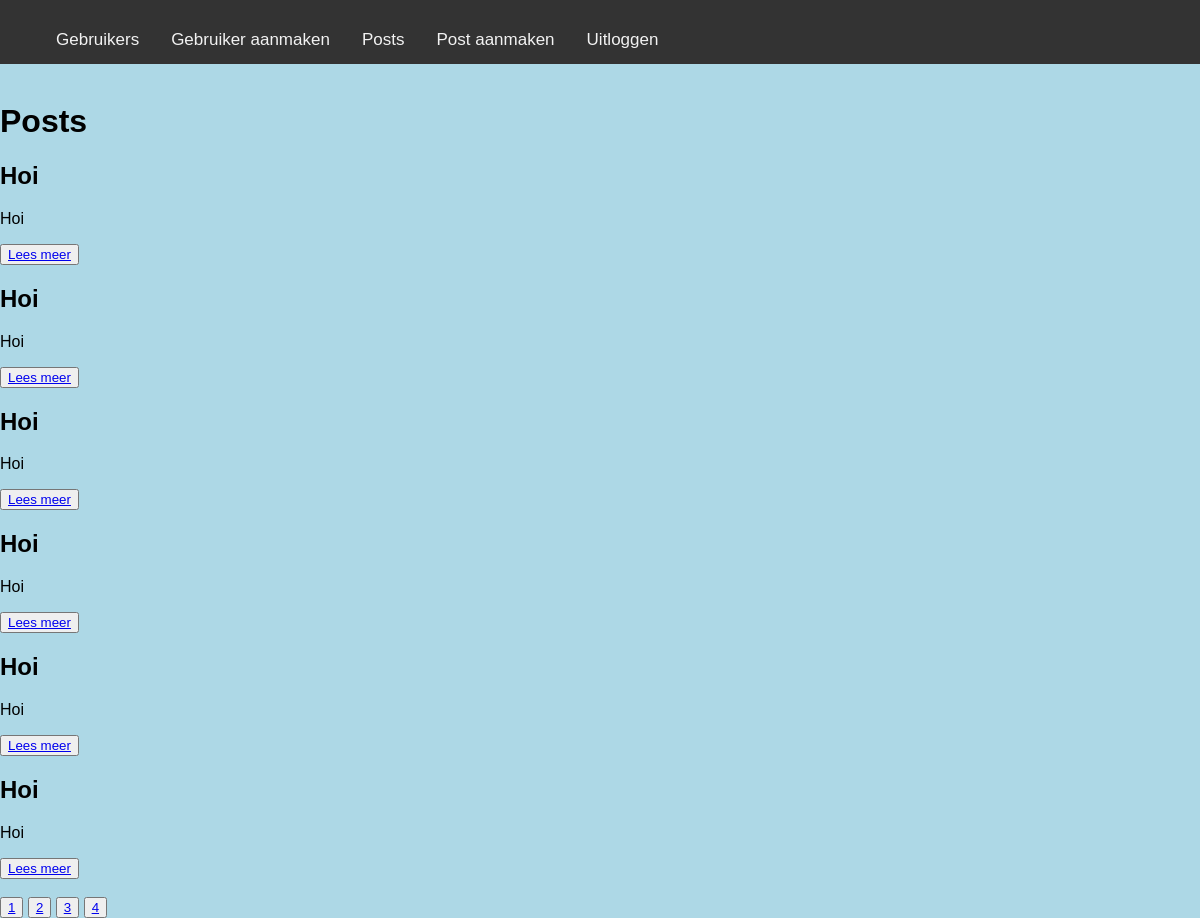
The app's page /posts.php?page=2 (signed in) with its own data.
### tables this page shows
CREATE TABLE `posts` (
  `id` int(10) NOT NULL,
  `title` varchar(100) DEFAULT NULL,
  `description` varchar(255) DEFAULT NULL,
  `content` text DEFAULT NULL,
  `created_on` datetime DEFAULT NULL,
  `updated_on` timestamp NOT NULL DEFAULT current_timestamp() ON UPDATE current_timestamp(),
  `deleted_on` datetime DEFAULT NULL,
  `user_id` int(10) DEFAULT NULL
);

### Classes/Post.php (called while the page is built, shortened)
<?php
class Post
{
    protected $db;
    public function __construct()
    {
        $this->db = new DbConnection('localhost', 'root', '', 'Blog');
    }
    public function getPosts($limit, $offset)
    {
        $conn = $this->db->getConn();
        $query = "SELECT * FROM posts ORDER BY created_on DESC LIMIT $limit OFFSET $offset";
        $result = $conn->query($query);
        return $result->fetch_all(MYSQLI_ASSOC);
    }
    public function getTotalPosts()
    {
        $conn = $this->db->getConn();
        $query = "SELECT COUNT(*) as total FROM posts";
        $result = $conn->query($query);
        $row = $result->fetch_assoc();
        return $row['total'];
    }
}
?>

### posts.php (the view, shortened to what this page needs)
<?php
require_once 'Classes/Post.php';
$post = new Post();
$postsPerPage = 6;
if (isset($_GET['page'])) {
    $currentPage = $_GET['page'];
} else {
    $currentPage = 1;
}
$offset = ($currentPage - 1) * $postsPerPage;
$posts = $post->getPosts($postsPerPage, $offset);
$totalPosts = $post->getTotalPosts();
$totalPages = ceil($totalPosts / $postsPerPage);
?>
<!DOCTYPE html>
<html>
<head>
    <link rel="stylesheet" type="text/css" href="CSS/adminposts.css">
</head>
<header id="header">
<?php include 'header.php'; ?>
</header>
<body><br>
    <h1>Posts</h1>
    <?php foreach ($posts as $post) : ?>
        <div class="post">
            <h2><?php echo $post['title']; ?></h2>
            <p><?php echo $post['description']; ?></p>
            <button><a href="post.php?id=<?php echo $post['id']; ?>">Lees meer</a></button>
        </div>
    <?php endforeach; ?>
    <div class="pagination">
        <br>
        <?php for ($i = 1; $i <= $totalPages; $i++) : ?>
            <button><a href="?page=<?php echo $i; ?>"><?php echo $i; ?></a></button>
        <?php endfor; ?>
    </div>
</body>
</html>

### CSS/adminposts.css (style rules this page uses)
body { background-color: lightblue; }

### CSS/header.css (style rules this page uses)
body { margin: 0; font-family: Arial, Helvetica, sans-serif; }

### records on screen
posts: title "Hoi", description "Hoi"
posts: title "Hoi", description "Hoi"
posts: title "Hoi", description "Hoi"
posts: title "Hoi", description "Hoi"
posts: title "Hoi", description "Hoi"
posts: title "Hoi", description "Hoi"
